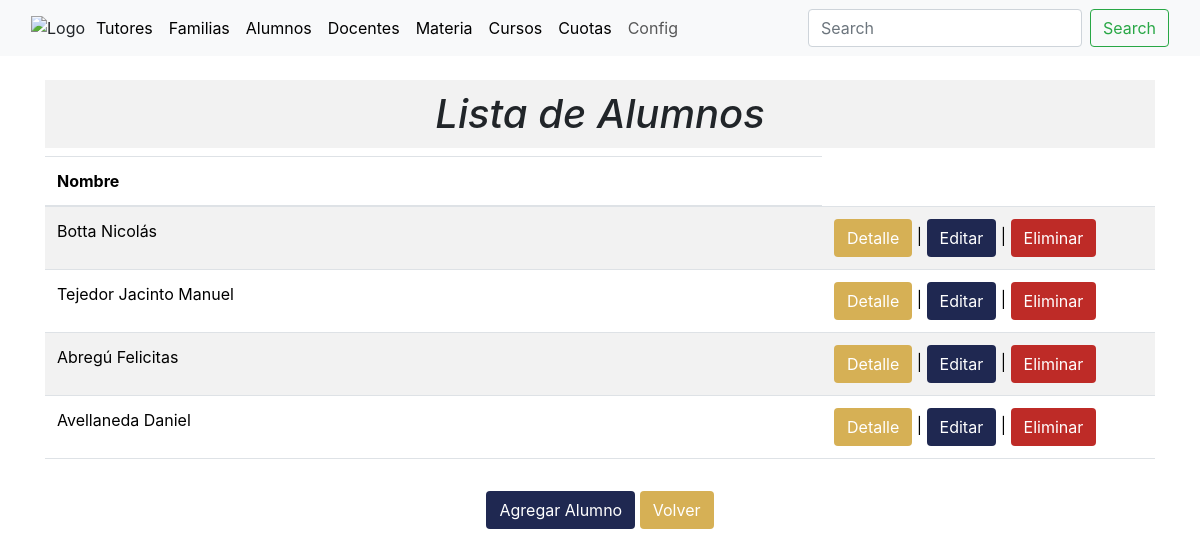
/lista_alumnos/, run on an earlier commit of the app's database.
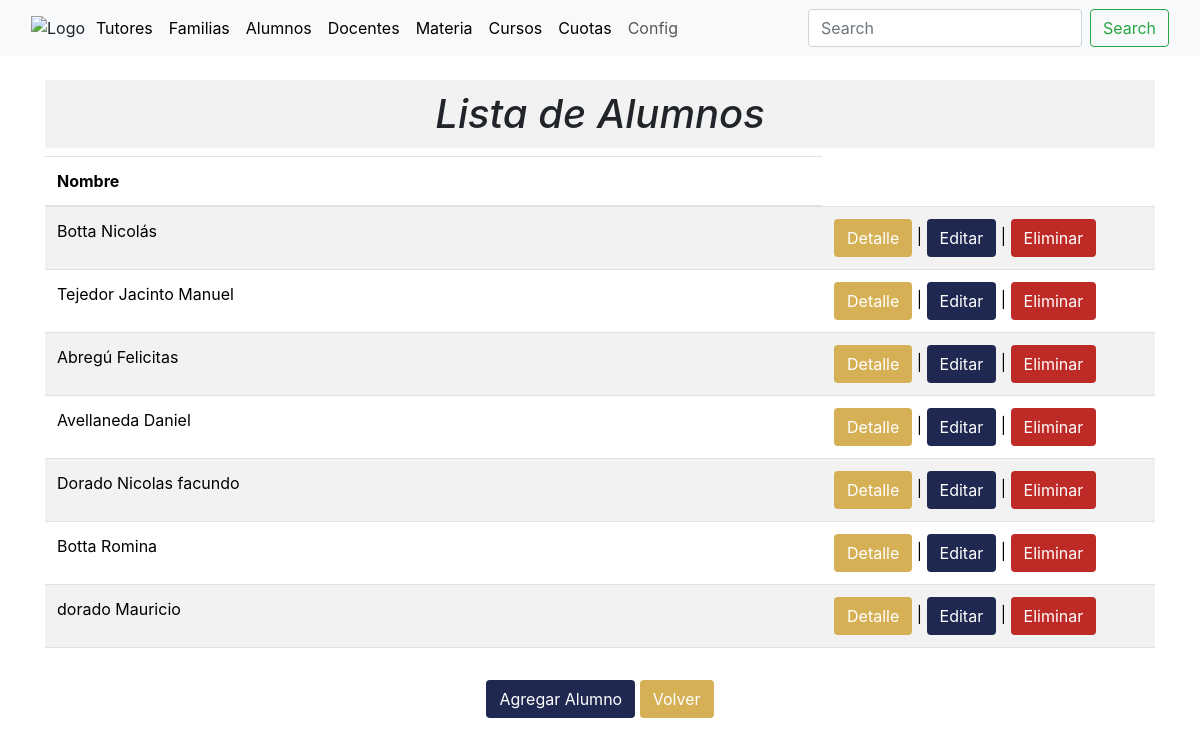
And on a later commit of the database.
### academico/models.py (models this page shows)
class Alumnos(models.Model):
    Familia = models.ForeignKey(Familia, on_delete=models.CASCADE)
    curso = models.ForeignKey(Cursos, on_delete=models.CASCADE, null=True, blank=True)
    Baja_Alumno = models.BooleanField()
    Casa = models.ForeignKey(Casas, on_delete=models.CASCADE)
    Colegio = models.ForeignKey(Colegios, on_delete=models.CASCADE)
    Lugar_Nacimiento = models.ForeignKey(Lugar_Nacimiento, on_delete=models.CASCADE)
    Nacionalidad = models.ForeignKey(Nacionalidad, on_delete=models.CASCADE)
    Localidad = models.ForeignKey(Localidad, on_delete=models.CASCADE)
    Apellidos = models.CharField(max_length=255)
    Nombres = models.CharField(max_length=255)
    DNI = models.CharField(max_length=255)
    Edad = models.IntegerField()
    Fecha_Nacimiento = models.DateField()
    Domicilio = models.CharField(max_length=255)
    Email_Institucional = models.EmailField()
    Email_Personal = models.EmailField()
    Escuela_Procedencia = models.CharField(max_length=255)
    Enfermedades = models.CharField(max_length=255)
    Toma_Medicamentos = models.CharField(max_length=255)
    Telefono_Urgencia = models.CharField(max_length=255)
    generos = [('V', 'Varón'),('M', 'Mujer'),]
    Sexo = models.CharField(max_length=1, choices=generos)
    def __str__(self):
        return '%s %s '%(self.Apellidos, self.Nombres)
    class Meta:
        db_table = 'Alumnos'
        verbose_name = 'Alumno'
        verbose_name_plural = 'Alumnos'

### academico/views.py (the view)
# urls.py: path('lista_alumnos/', views.lista_alumnos, name='lista_alumnos'),
def lista_alumnos(request):
    alumnos = Alumnos.objects.all()
    Familias = Familia.objects.all()
    curso = Cursos.objects.all()
    colegio = Colegios.objects.all()
    Casa = Casas.objects.all()
    Lugar_Nacimientos = Lugar_Nacimiento.objects.all()
    Nacionalidades = Nacionalidad.objects.all()
    Localidades = Localidad.objects.all()
    context = {'alumnos': alumnos,
               'Familias':Familias,
               'Curso': curso,
               'Casa': Casa,
               'Lugar_Nacimientos': Lugar_Nacimientos,
               'Nacionalidades': Nacionalidades,
               'Localidades': Localidades,
               'colegio':colegio}
    return render(request, 'lista_alumnos.html', context)

### academico/models.py (called while the page is built)
    def __str__(self):
        return '%s '%(self.Nombre_Familia)

    def __str__(self):
        return '%s '%(self.Nombre)

    def __str__(self):
        return '%s '%(self.Nombre)

    def __str__(self):
        return '%s '%(self.Lugar)

    def __str__(self):
        return '%s '%(self.Nacionalidad)

    def __str__(self):
        return '%s '%(self.Localidad)

    def __str__(self):
        return '%s '%(self.Division)

    def __str__(self):
        return '%s - %s %s'%(self.id, self.años, self.Division)

### academico/templates/lista_alumnos.html (shortened to what this page needs)
{% extends "base.html" %}
{% block content %}
<main>
  <div class="container mt-4">
    <div class="row justify-content-center">
      <div class="col-md-12 text-center">
        <h1 style="font-style: italic; background-color: #f2f2f2; padding: 10px;">Lista de Alumnos</h1>
      </div>
    </div>
    <div class="row justify-content-center">
      <div class="col-md-12"> <div class="table-responsive">
        <table class="table table-striped table-hover">
          <thead>
            <tr>
              <th style="width: 70%;">Nombre</th>
            </tr>
          </thead>
          <tbody>
            {% for alumno in alumnos %}
            <tr>
              <td>
                {{ alumno }}
              </td>
              <td>
                <button type="button" class="btn" style="background-color: rgb(214,176,85); color: white;"
                        data-toggle="modal" data-target="#alumnoDetailsModal{{ alumno.pk }}">Detalle</button> |
                <button type="button" class="btn" style="background-color: rgb(31,40,81); color: white;"
                        data-toggle="modal" data-target="#alumnoEditModal{{ alumno.pk }}">Editar</button> |
                <button type="button" class="btn" style="background-color: rgb(190,43,39); color: white;"
                        data-toggle="modal" data-target="#alumnoDeleteModal{{ alumno.pk }}">Eliminar</button>
              </td>
            </tr>
            {% endfor %}
          </tbody>
        </table>
        </div>
      </div>
    </div>
    <div class="row justify-content-center mt-3">
      <div class="col-md-8 text-center">
        <button type="button" class="btn" style="background-color: rgb(31,40,81); color: white;" onclick="location.href='{% url 'nuevo_alumno' %}'">Agregar Alumno</button>
        <button type="button" class="btn" style="background-color: rgb(214,176,85); color: white;" onclick="location.href='{% url 'index' %}'">Volver</button>
      </div>
    </div>
  </div>
</main>
{% endblock %}

What changed in the data, as far as the page shows it:
added Alumnos: Apellidos+Nombres "Dorado Nicolas facundo"
added Alumnos: Apellidos+Nombres "Botta Romina"
added Alumnos: Apellidos+Nombres "dorado Mauricio"
